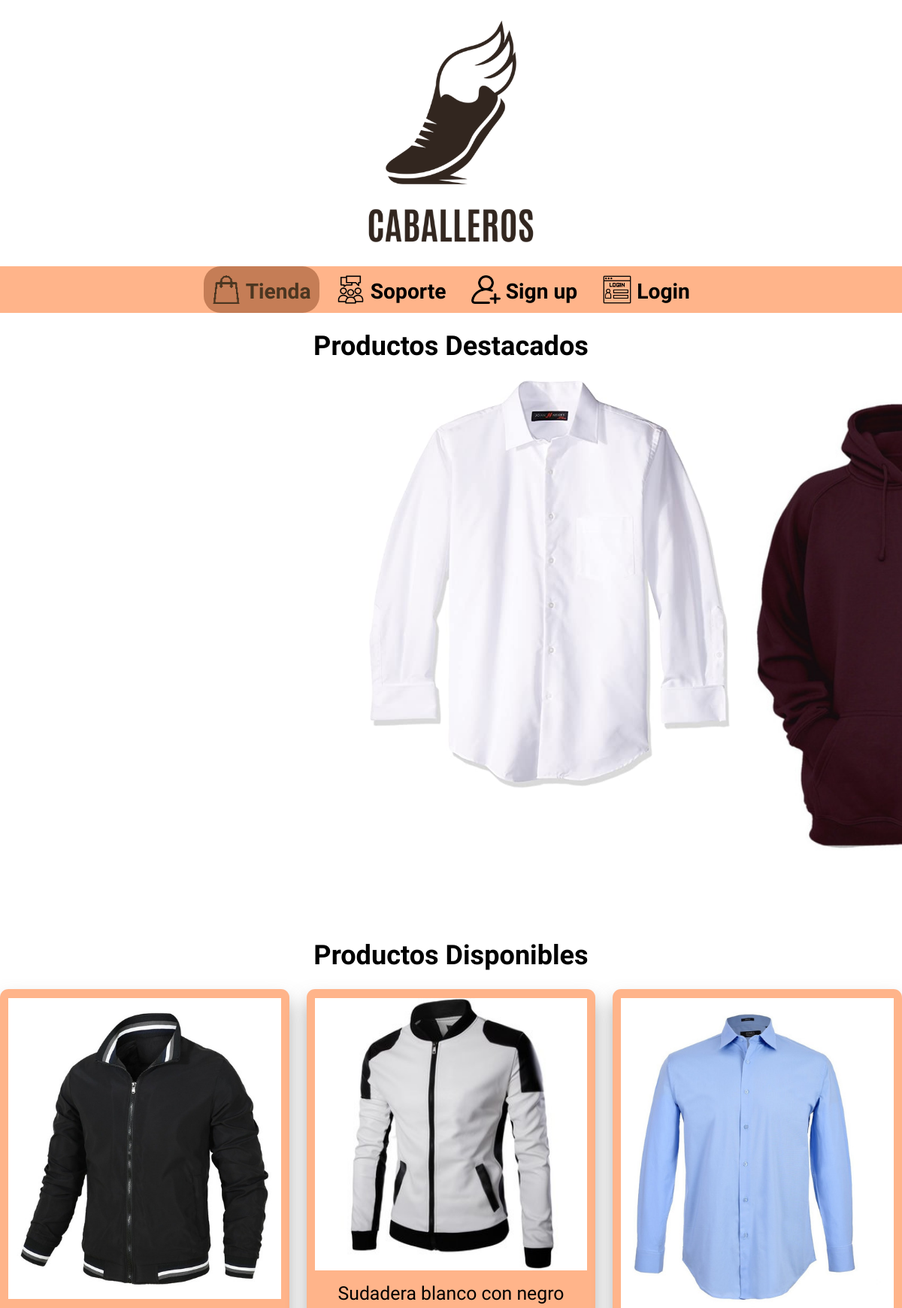
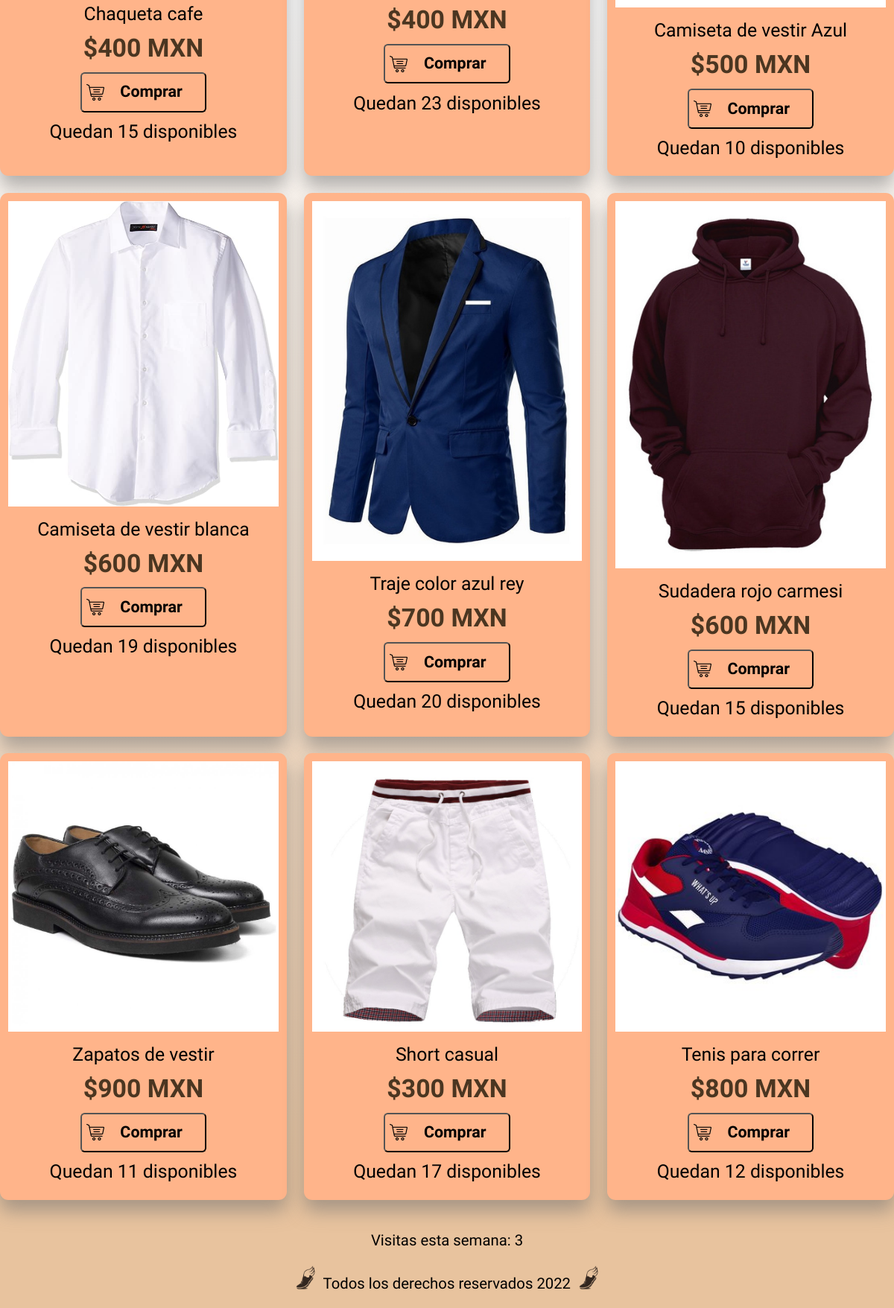
Screenshot of /otherindex.php with the database file from the repository (2 pictures, top to bottom).
### tables this page shows
CREATE TABLE `producto` (
  `id` int(10) NOT NULL,
  `articulo` text NOT NULL,
  `precio` int(11) NOT NULL,
  `cantidad` int(11) NOT NULL
);

### otherindex.php (the view, shortened to what this page needs)
<!DOCTYPE html>
<html lang="es">
<head>
    <link rel="stylesheet" href="css/carroustyle.css">
    <link rel="stylesheet" href="css/styles.css" as="style">
    <link rel="stylesheet" href="css/normalize.css" as="style">
</head>
<body>
    <header class="header">
        <a href="otherindex.php">
            <img class="header__logo" src="img/LogoBeta.png" alt="Logo">
        </a>
    </header>
    <nav class="barra-nav">
        <a class="barra-nav__link barra-nav__link--active" href="otherindex.php"><img class="alinearImg" alt="Tienda"
                src="img/shopping-bag-selected.png" /> Tienda</a>
        <a class="barra-nav__link " href="soporte.php"><img class="alinearImg" alt="Support" src="img/support.png" /> Soporte</a>
        <?php
        @$verificar = $_SESSION['verify'];
        if($verificar == "true"){
        ?>
            <a class="barra-nav__link " href="cart.php"><img class="alinearImg" src="img/shopping-cart.png" alt="carrito"> Carrito</a>
            <a class="barra-nav__link " href="logout.php"><img class="alinearImg" src="img/enter.png" alt="logout"> Log out</a>
        <?php
        } else { ?>
            <a class="barra-nav__link " href="register.php"><img class="alinearImg" src="img/add-user.png" alt="signup"> Sign up</a>
            <a class="barra-nav__link " href="login.php"><img class="alinearImg" src="img/login.png" alt="login"> Login</a>
        <?php
        }
        ?>
    </nav>
    <h1>Productos Destacados</h1>
    <ul class="gallery">
        <li></li>
        <li><a href="producto4.php"><img src="img/producto3.png" alt="camisa" class="carrousel__img"></a></li>
        <li><a href="producto6.php"><img src="img/producto5.png" alt="camisa2" class="carrousel__img"></a></li>
    </ul>
    <main class="contenido">
        <h1>Productos Disponibles</h1>
        <div class="grid">
            <?php
            $sql = new PDO('mysql:host=localhost;dbname=tienda_caballeros','root','');
            ?>
            <div class="product">
                <img class="product__img" src="img/producto8.png" alt="camisa kirbo">
                <div class="product__info">
                    <?php
                        foreach($sql->query('SELECT * FROM producto WHERE id=1') as $pro1)
                    ?>
                    <p class="product__name"><?php echo $pro1['articulo']?></p>
                    <p class="product__price">$<?php echo $pro1['precio']?> MXN</p>
                    <form action="producto1.php" class="boton__center">
                        <input type="submit" value="    Comprar" class="boton">
                    </form>
                    <p class="product__name">Quedan <?php echo $pro1['cantidad']?> disponibles</p>
                </div>
            </div>
            <div class="product">
                <img class="product__img" src="img/producto1.png" alt="camisa rouge">
                <div class="product__info">
                    <?php
                        foreach($sql->query('SELECT * FROM producto WHERE id=2') as $pro2)
                    ?>
                    <p class="product__name"><?php echo $pro2['articulo']?></p>
                    <p class="product__price">$<?php echo $pro2['precio']?> MXN</p>
                    <form action="producto2.php" class="boton__center">
                        <input type="submit" value="    Comprar" class="boton">
                    </form>
                    <p class="product__name">Quedan <?php echo $pro2['cantidad']?> disponibles</p>
                </div>
            </div>
            <div class="product">
                <img class="product__img" src="img/producto2.png" alt="camisa GUNGODZ">
                <div class="product__info">
                    <?php
                        foreach($sql->query('SELECT * FROM producto WHERE id=3') as $pro3)
                    ?>
                    <p class="product__name"><?php echo $pro3['articulo']?></p>
                    <p class="product__price">$<?php echo $pro3['precio']?> MXN</p>
                    <form action="producto3.php" class="boton__center">
                        <input type="submit" value="    Comprar" class="boton">
                    </form>
                    <p class="product__name">Quedan <?php echo $pro3['cantidad']?> disponibles</p>
                </div>
            </div>
            <div class="product">
                <img class="product__img" src="img/producto3.png" alt="camisa YV">
                <div class="product__info">
                    <?php
                        foreach($sql->query('SELECT * FROM producto WHERE id=4') as $pro4)
                    ?>
                    <p class="product__name"><?php echo $pro4['articulo']?></p>
                    <p class="product__price">$<?php echo $pro4['precio']?> MXN</p>
                    <form action="producto4.php" class="boton__center">
                        <input type="submit" value="    Comprar" class="boton">
                    </form>
                    <p class="product__name">Quedan <?php echo $pro4['cantidad']?> disponibles</p>
                </div>
            </div>
            <div class="product">
                <img class="product__img" src="img/producto4.png" alt="camisa Melting">
                <div class="product__info">
                    <?php
                        foreach($sql->query('SELECT * FROM producto WHERE id=5') as $pro5)
                    ?>
                    <p class="product__name"><?php echo $pro5['articulo']?></p>
                    <p class="product__price">$<?php echo $pro5['precio']?> MXN</p>
                    <form action="producto5.php" class="boton__center">
                        <input type="submit" value="    Comprar" class="boton">
                    </form>
                    <p class="product__name">Quedan <?php echo $pro5['cantidad']?> disponibles</p>
                </div>
            </div>
            <div class="product">
                <img class="product__img" src="img/producto5.png" alt="camisa MeatBoy">
                <div class="product__info">
                    <?php
                        foreach($sql->query('SELECT * FROM producto WHERE id=6') as $pro6)
                    ?>
                    <p class="product__name"><?php echo $pro6['articulo']?></p>
                    <p class="product__price">$<?php echo $pro6['precio']?> MXN</p>
                    <form action="producto6.php" class="boton__center">
                        <input type="submit" value="    Comprar" class="boton">
                    </form>
                    <p class="product__name">Quedan <?php echo $pro6['cantidad']?> disponibles</p>
                </div>
            </div>
            <div class="product">
                <img class="product__img" src="img/producto6.png" alt="camisa programmer1">
                <div class="product__info">
                    <?php
                        foreach($sql->query('SELECT * FROM producto WHERE id=7') as $pro7)
                    ?>
                    <p class="product__name"><?php echo $pro7['articulo']?></p>
                    <p class="product__price">$<?php echo $pro7['precio']?> MXN</p>
                    <form action="producto7.php" class="boton__center">
                        <input type="submit" value="    Comprar" class="boton">
                    </form>
                    <p class="product__name">Quedan <?php echo $pro7['cantidad']?> disponibles</p>
                </div>
            </div>
            <div class="product">
                <img class="product__img" src="img/producto7.png" alt="camisa pyton">
                <div class="product__info">
                    <?php
                        foreach($sql->query('SELECT * FROM producto WHERE id=8') as $pro8)
                    ?>
                    <p class="product__name"><?php echo $pro8['articulo']?></p>
                    <p class="product__price">$<?php echo $pro8['precio']?> MXN</p>
                    <form action="producto8.php" class="boton__center">
                        <input type="submit" value="    Comprar" class="boton">
                    </form>
                    <p class="product__name">Quedan <?php echo $pro8['cantidad']?> disponibles</p>
                </div>
            </div>
            <div class="product">
                <img class="product__img" src="img/producto9.png" alt="camisa cicle">
                <div class="product__info">
                    <?php
                        foreach($sql->query('SELECT * FROM producto WHERE id=9') as $pro9)
                    ?>
                    <p class="product__name"><?php echo $pro9['articulo']?></p>
                    <p class="product__price">$<?php echo $pro9['precio']?> MXN</p>
                    <form action="producto9.php" class="boton__center">
                        <input type="submit" value="    Comprar" class="boton">
                    </form>
                    <p class="product__name">Quedan <?php echo $pro9['cantidad']?> disponibles</p>
                </div>
            </div>
        </div>
    </main>
    <footer class="footer">
        <p class="footer__text">
        </p>
        <p class="footer__text"><img src="img/GhostIcon.png" alt="boo" class="alinearImg"> Todos los
            derechos reservados 2022 <img src="img/GhostIcon.png" alt="boo" class="alinearImg"></p>
    </footer>
</body>
</html>

### css/carroustyle.css (style rules this page uses)
.gallery { padding: 0rem; display: grid; grid-template-columns: repeat(7, 40vw); grid-template-rows: 1fr; grid-column-gap: 1rem; grid-row-gap: 1rem; overflow: hidden; height: 90vh; scroll-snap-type: both mandatory; scroll-padding: 1rem; }
li { scroll-snap-align: center; display: inline-block; border-radius: 3px; font-size: 0; }
.carrousel__img { width: 100rem; }

### css/styles.css (style rules this page uses)
:root { --blanco: #FFFFFF; --negro: #000000; --azulcian: #00A0E3; --salmon: #F28773; --gris: #9B9B9B; --crayolablue: #80CEE1; --azulceleste: #2271b3; --grisroca: #8D948D; --grisgrafito: #474A51; --verdebrilla: #00BB2D; --verde: #089603; --rojo: #FF0000; --cafecito:#4B3621; --cafemasclaro: #ffB48A; --cafenotanclaro: #C57D56; --colorraro: #E8C39E; }
html { font-size: 70.5%; box-sizing: border-box; }
*, *:before,*:after { box-sizing: inherit; }
body { font-size: 1.6rem; font-family: 'Hubballi', Arial, Helvetica, sans-serif; background-image: linear-gradient(to top, var(--colorraro) 5%, var(--blanco) 50%); background-color: var(--blanco); }
h1 { font-size: 3.0rem; text-align: center; font-weight: 1%; }
p { font-size: 2.2rem; color: var(--negro); }
a { text-decoration: none; }
img { max-width: 100%; }
.contenido { max-width: 120rem; margin: 0 auto; }
.header { display: flex; justify-content: center; }
.header__logo { margin: 1rem 0; width: 29rem; }
.barra-nav { display: flex; flex-direction: column; justify-content: center; background-color: var(--cafemasclaro); }
@media (min-width: 768px) { .barra-nav { flex-direction: row; justify-content: center; gap: 1rem; } }
.barra-nav__link { display: block; text-align: center; color: var(--negro); text-decoration: none; font-size: 2.5rem; font-weight: 600; padding: 1rem; transition: color, background-color, border-radius, .3s ease; }
.barra-nav__link--active { color: var(--cafecito); background-color: var(--cafenotanclaro); border-radius: 2rem; }
@media (min-width: 768px) { img.alinearImg { vertical-align: middle; min-width: 3.4rem; } }
img.alinearImg { vertical-align: text-bottom; flex-direction: column; max-width: 2.8rem; }
.footer { padding: .01rem 0rem; margin-top: 2rem; }
.footer__text { font-size: 1.8rem; text-align: center; color: var(--negro); font-weight: lighter; }
.grid { display: grid; grid-template-columns: repeat(2, 1fr); gap: 2rem; }
@media (min-width: 768px) { .grid { grid-template-columns: repeat(3, 1fr); } }
.product { background-color: var(--cafemasclaro); padding: 1rem; border-radius: 1rem; -webkit-box-shadow: 0px 15px 25px 0px rgba(112, 112, 112, 0.54); -moz-box-shadow: 0px 15px 25px 0px rgba(112, 112, 112, 0.54); box-shadow: 0px 15px 25px 0px rgba(112, 112, 112, 0.54); transition: background-color .3s ease; }
.boton__center { display: flex; justify-content: center; }
input[type=submit] { background-image: url(/ProyWebPHP/img/shopping-cart32px.png); background-repeat: no-repeat; background-position: .5rem; }
.boton { background-color: var(--cafemasclaro); padding: 1.1rem; font-weight: bold; border-radius: .5rem; font-size: 1.9rem; appearance: button; text-decoration: none; transition: background-color .3s ease; cursor: pointer; width: 15rem; }
.product__img { width: 100%; }
.product__price, .product__name { margin: 1rem 0; text-align: center; line-height: 1.2; color: var(--negro); }
.product__price { font-size: 3.0rem ; font-weight: bolder; color: var(--cafecito); }

### rows the page displays
producto: articulo "Chaqueta cafe", precio "400", cantidad "15"
producto: articulo "Sudadera blanco con negro", precio "400", cantidad "23"
producto: articulo "Camiseta de vestir Azul", precio "500", cantidad "10"
producto: articulo "Camiseta de vestir blanca", precio "600", cantidad "19"
producto: articulo "Traje color azul rey", precio "700", cantidad "20"
producto: articulo "Sudadera rojo carmesi", precio "600", cantidad "15"
producto: articulo "Zapatos de vestir", precio "900", cantidad "11"
producto: articulo "Short casual", precio "300", cantidad "17"
producto: articulo "Tenis para correr", precio "800", cantidad "12"
